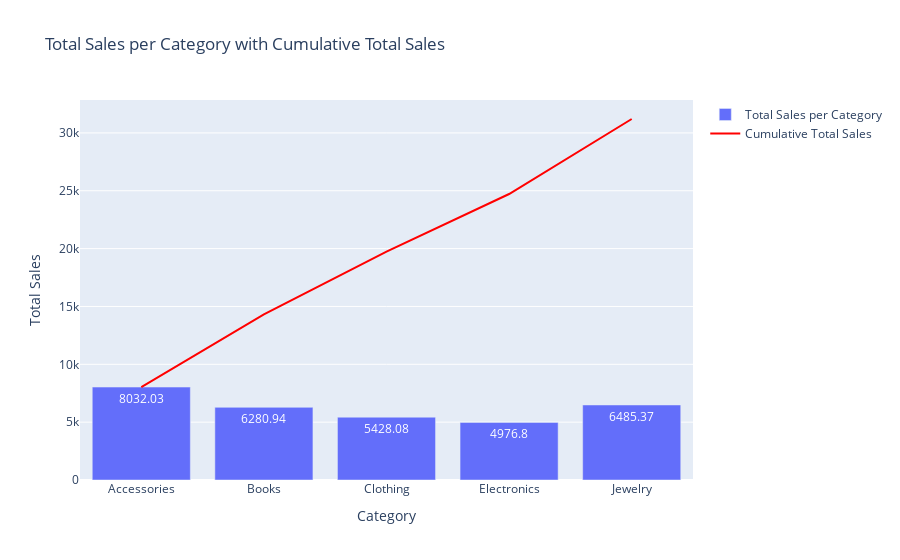

Source (notebook cell):
### Markdown cell above
#### Plot the total sales per category with an interactive bar chart where users can hover over bars to see details (category and total sales). Additionally, display the cumulative total sales as a line on the same chart.

### Code cell
import plotly.graph_objs as go

total_sales_per_category = ecom_data.groupby('category')['price'].sum().reset_index()
total_sales_per_category['cumulative_sales'] = total_sales_per_category['price'].cumsum()

bar_trace = go.Bar(
    x=total_sales_per_category['category'],
    y=total_sales_per_category['price'],
    text=total_sales_per_category['price'],
    hoverinfo='x+text',
    name='Total Sales per Category'
)

line_trace = go.Scatter(
    x=total_sales_per_category['category'],
    y=total_sales_per_category['cumulative_sales'],
    mode='lines',
    name='Cumulative Total Sales',
    line=dict(color='red')
)

layout = go.Layout(
    title='Total Sales per Category with Cumulative Total Sales',
    xaxis=dict(title='Category'),
    yaxis=dict(title='Total Sales'),
    hovermode='closest'
)

# Create figure
fig = go.Figure(data=[bar_trace, line_trace], layout=layout)
fig.show()

### Figure 1 — Plotly figure (JSON) as saved in the notebook; plotly's stock layout.template omitted (floating-point values rounded to 4 significant figures)
{"data": [{"hoverinfo": "x+text", "name": "Total Sales per Category", "text": [8032.0, 6281.0, 5428.0, 4977.0, 6485.0], "type": "bar", "x": ["Accessories", "Books", "Clothing", "Electronics", "Jewelry"], "y": [8032.0, 6281.0, 5428.0, 4977.0, 6485.0]}, {"line": {"color": "red"}, "mode": "lines", "name": "Cumulative Total Sales", "type": "scatter", "x": ["Accessories", "Books", "Clothing", "Electronics", "Jewelry"], "y": [8032.0, 14310.0, 19740.0, 24720.0, 31200.0]}], "layout": {"hovermode": "closest", "title": {"text": "Total Sales per Category with Cumulative Total Sales"}, "xaxis": {"title": {"text": "Category"}}, "yaxis": {"title": {"text": "Total Sales"}}}}
